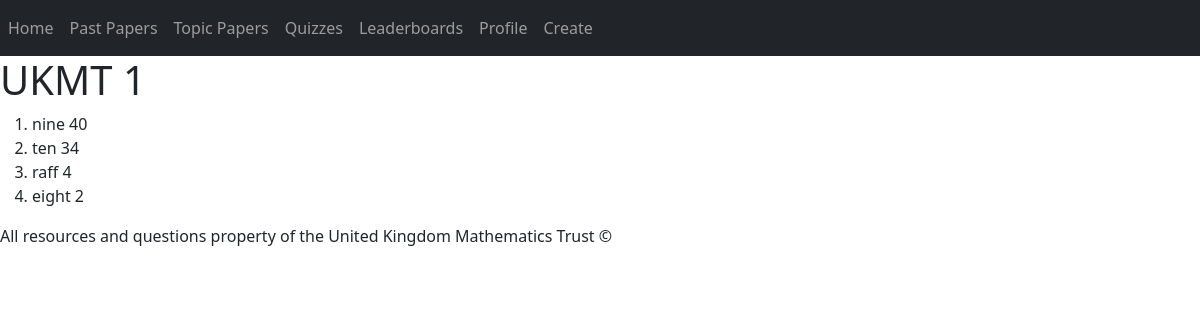
The page /lead5 on the database its author committed.
### question/models.py (models this page shows, shortened)
class Quiz(models.Model):
    QuizName = models.CharField(max_length=50)
    average = models.IntegerField()
    totalScore = models.IntegerField()
    totalAttempts = models.IntegerField()

class Scores(models.Model):
    quiz = models.ForeignKey(Quiz, on_delete=models.CASCADE, related_name="quiz")
    user = models.ForeignKey(User, on_delete=models.CASCADE, related_name="users")
    score = models.IntegerField()

class User(AbstractUser):
    ansRecord = models.CharField(max_length=500)
    tickRecord = models.CharField(max_length=500)

### question/views.py (the view, shortened to what this page needs)
# urls.py: path("lead<int:quiz_id>",views.lead,name="lead"),
def lead(request, quiz_id):
    q = Quiz.objects.get(id=quiz_id)
    people=[]
    best=[]
    flag = True
    i=0
    while flag == True and i < len(Scores.objects.filter(quiz=q)):
        top = Scores.objects.filter(quiz=q).order_by("-score")[i]
        person = top.user
        i+=1
        if person in people:            #checks if the user of this score is already in list
            if i < len(Scores.objects.filter(quiz=q)):
                top = Scores.objects.filter(quiz=q).order_by("-score")[i]
            else:
                flag=False
        else:
            people.append(person)
            best.append(top)
        if len(best) >= 10:
            flag = False
    if request.user not in people:
        for i in range(len(Scores.objects.filter(quiz=q))):
            x = Scores.objects.filter(quiz=q).order_by("-score")[i]
    return render(request, "question/lead.html",{
        "lead": best,
        "quiz": q,
    })

### question/templates/question/lead.html (shortened to what this page needs)
{% extends 'question/layout.html' %}
{% block body %}
<h1>{{ quiz.QuizName }}</h1>
<ol>
    {% for each in lead %}
        <li>{{ each.user }} {{ each.score }}</li>
    {% endfor %}
</ol>
{% endblock %}

### rows shown on the page
Quiz: QuizName "UKMT 1"
Scores: user "nine", score "40"
Scores: user "ten", score "34"
Scores: user "raff", score "4"
Scores: user "eight", score "2"
